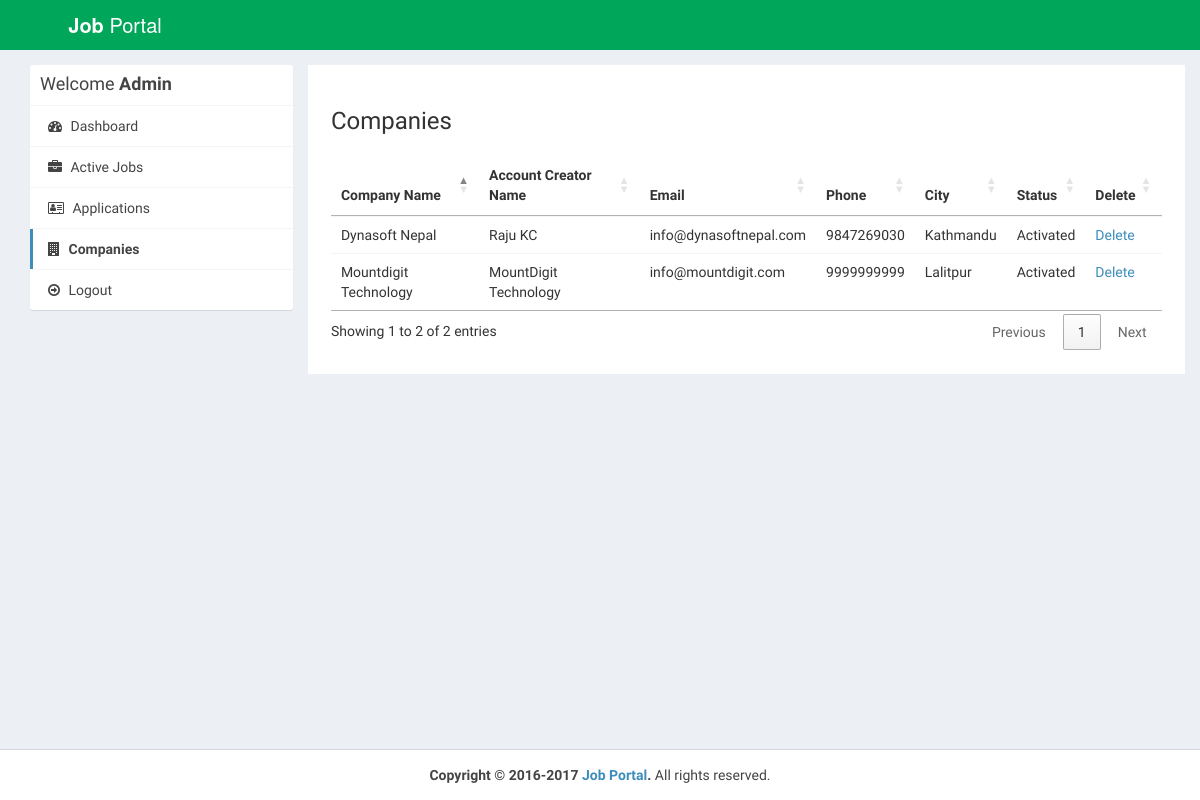
The page /admin/companies.php (signed in) on the database as committed earlier.
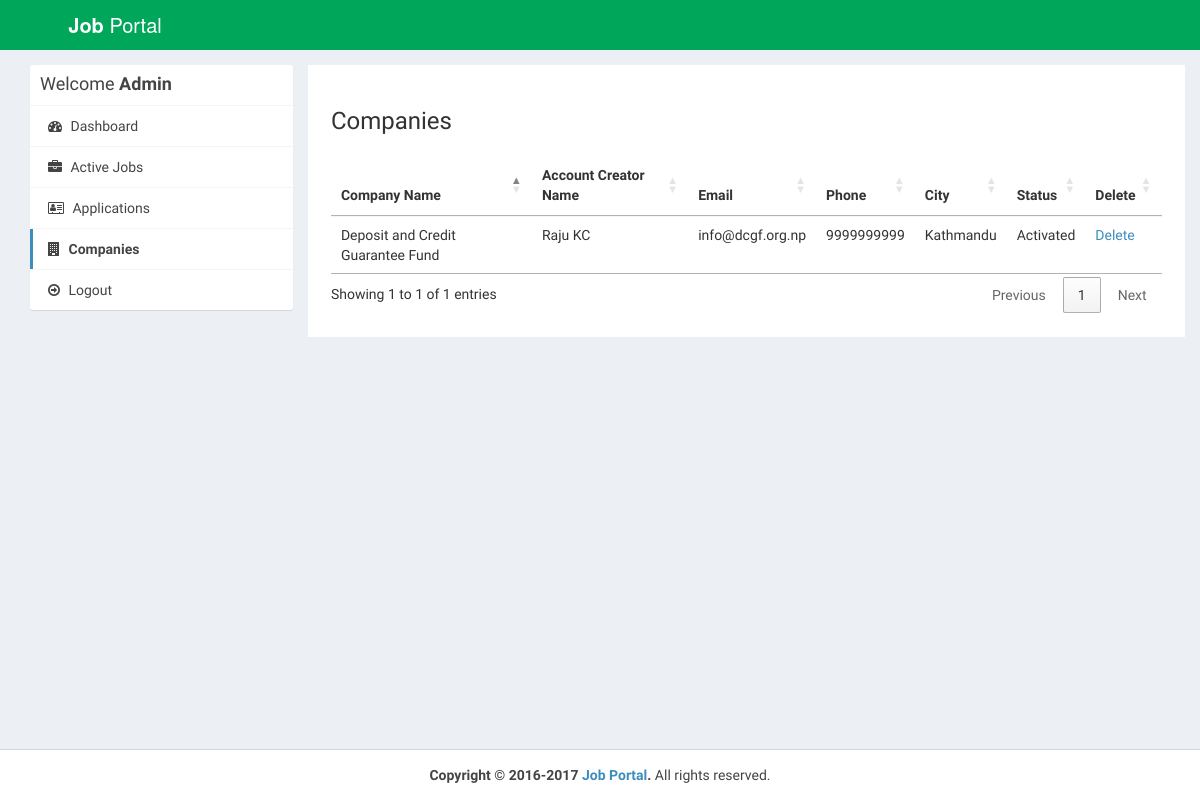
The same page on the database as committed later.
### tables this page shows
CREATE TABLE IF NOT EXISTS `company` (
  `id_company` int(11) NOT NULL AUTO_INCREMENT,
  `name` varchar(255) NOT NULL,
  `companyname` varchar(255) NOT NULL,
  `country` varchar(255) NOT NULL,
  `state` varchar(255) NOT NULL,
  `city` varchar(255) NOT NULL,
  `contactno` varchar(255) NOT NULL,
  `website` varchar(255) NOT NULL,
  `email` varchar(255) NOT NULL,
  `password` varchar(255) NOT NULL,
  `aboutme` varchar(255) DEFAULT NULL,
  `logo` varchar(255) NOT NULL,
  `createdAt` timestamp NOT NULL DEFAULT CURRENT_TIMESTAMP,
  `active` int(11) NOT NULL DEFAULT '2',
  PRIMARY KEY (`id_company`),
  UNIQUE KEY `email` (`email`)
);

### admin/companies.php (the view, shortened to what this page needs)
<?php
require_once("../db.php");
?>
<!DOCTYPE html>
<html>
<head>
  <link rel="stylesheet" href="https://cdnjs.cloudflare.com/ajax/libs/twitter-bootstrap/3.3.7/css/bootstrap.min.css">
  <link rel="stylesheet" href="https://cdnjs.cloudflare.com/ajax/libs/font-awesome/4.7.0/css/font-awesome.min.css">
  <link rel="stylesheet" href="https://cdnjs.cloudflare.com/ajax/libs/ionicons/2.0.1/css/ionicons.min.css">
  <link rel="stylesheet" href="https://cdn.datatables.net/1.10.15/css/jquery.dataTables.min.css">
  <link rel="stylesheet" href="../css/AdminLTE.min.css">
  <link rel="stylesheet" href="../css/_all-skins.min.css">
  <link rel="stylesheet" href="../css/custom.css">
</head>
<body class="hold-transition skin-green sidebar-mini">
<div class="wrapper">
  <header class="main-header">
    <a href="index.php" class="logo logo-bg">
      <span class="logo-lg"><b>Job</b> Portal</span>
    </a>
    <nav class="navbar navbar-static-top">
    </nav>
  </header>
  <div class="content-wrapper" style="margin-left: 0px;">
    <section id="candidates" class="content-header">
      <div class="container">
        <div class="row">
          <div class="col-md-3">
            <div class="box box-solid">
              <div class="box-header with-border">
                <h3 class="box-title">Welcome <b>Admin</b></h3>
              </div>
              <div class="box-body no-padding">
                <ul class="nav nav-pills nav-stacked">
                  <li><a href="dashboard.php"><i class="fa fa-dashboard"></i> Dashboard</a></li>
                  <li><a href="active-jobs.php"><i class="fa fa-briefcase"></i> Active Jobs</a></li>
                  <li><a href="applications.php"><i class="fa fa-address-card-o"></i> Applications</a></li>
                  <li class="active"><a href="companies.php"><i class="fa fa-building"></i> Companies</a></li>
                  <li><a href="../logout.php"><i class="fa fa-arrow-circle-o-right"></i> Logout</a></li>
                </ul>
              </div>
            </div>
          </div>
          <div class="col-md-9 bg-white padding-2">
            <h3>Companies</h3>
            <div class="row margin-top-20">
              <div class="col-md-12">
                <div class="box-body table-responsive no-padding">
                  <table id="example2" class="table table-hover">
                    <thead>
                      <th>Company Name</th>
                      <th>Account Creator Name</th>
                      <th>Email</th>
                      <th>Phone</th>
                      <th>City</th>
                      <th>Status</th>
                      <th>Delete</th>
                    </thead>
                    <tbody>
                      <?php
                      $sql = "SELECT * FROM company";
                      $result = $conn->query($sql);
                      if($result->num_rows > 0) {
                        while($row = $result->fetch_assoc()) {
                      ?>
                      <tr>
                        <td><?php echo $row['companyname']; ?></td>
                        <td><?php echo $row['name']; ?></td>
                        <td><?php echo $row['email']; ?></td>
                        <td><?php echo $row['contactno']; ?></td>
                        <td><?php echo $row['city']; ?></td>
                        <td>
                        <?php
                          if($row['active'] == '1') {
                            echo "Activated";
                          } else if($row['active'] == '2') {
                            ?>
                            <a href="reject-company.php?id=<?php echo $row['id_company']; ?>">Reject</a> <a href="approve-company.php?id=<?php echo $row['id_company']; ?>">Approve</a>
                            <?php
                          } else if ($row['active'] == '3') {
                            ?>
                              <a href="approve-company.php?id=<?php echo $row['id_company']; ?>">Reactivate</a>
                            <?php
                          } else if($row['active'] == '0') {
                            echo "Rejected";
                          }
                        ?>
                        </td>
                        <td><a href="delete-company.php?id=<?php echo $row['id_company']; ?>">Delete</a></td>
                      </tr>
                     <?php
                        }
                      }
                    ?>
                    </tbody>
                  </table>
                </div>
              </div>
            </div>
          </div>
        </div>
      </div>
    </section>
  </div>
  <footer class="main-footer" style="margin-left: 0px;">
    <div class="text-center">
      <strong>Copyright &copy; 2016-2017 <a href="learningfromscratch.online">Job Portal</a>.</strong> All rights
    reserved.
    </div>
  </footer>
</div>
</body>
</html>

Rows that differ between the two databases and show on the page:
removed company: companyname "Dynasoft Nepal", name "Raju KC", email "info@dynasoftnepal.com", contactno "9847269030", city "Kathmandu", active "Activated"
removed company: companyname "Mountdigit Technology", name "MountDigit Technology", email "info@mountdigit.com", contactno "9999999999", city "Lalitpur", active "Activated"
added company: companyname "Deposit and Credit Guarantee Fund", name "Raju KC", email "info@dcgf.org.np", contactno "9999999999", city "Kathmandu", active "Activated"
Other text that changed with them:
text written by a page script: "Showing 1 to 2 of 2 entries Previous 1 Next" → "Showing 1 to 1 of 1 entries Previous 1 Next"
